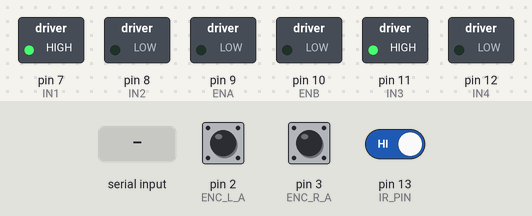
This sketch was run on a simulated Arduino Uno, built with avr-gcc and run on an emulated ATmega328P. On the bench: switched loads named in the sketch (green lamp = pin HIGH). The test bench sets the inputs (shaded band); at power-on: pin 2 (ENC_L_A) HIGH, pin 3 (ENC_R_A) HIGH, pin 13 (IR_PIN) HIGH. What the sketch prints to the serial monitor is not drawn.

Above: at 1.2 s.
1.3 s: "M 45\n" received over Serial
Timing chart, 0 to 4.3 s (numbered marks = the images above; inputs shaded):
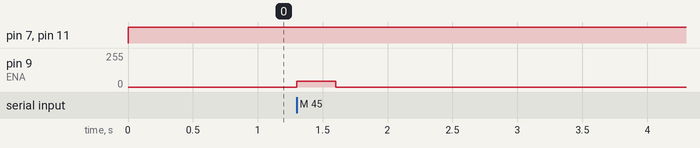

Measured:
- after the input at 1.3 s, pin 9 (ENA): 0/255 → 45/255 at once, → 0/255 0.30 s later

The sketch:

motor_fw.ino
```cpp
// Arduino Uno 모터+엔코더+빈IR 펌웨어 (Jetson Option B)
// 시리얼 프로토콜 @115200:
//   Jetson -> Uno:  "M <left_pwm> <right_pwm>\n"   (-255..255)
//   Uno -> Jetson:  "E <left_ticks> <right_ticks> <ir>\n"  (20ms마다)
//                    ir = IR 핀 raw 값 (모듈 대부분 감지 시 0/LOW —
//                    해석은 motor_bridge 의 ir_active_low 파라미터가 담당)

const uint8_t ENC_L_A = 2, ENC_L_B = 4;    // 왼쪽 엔코더 (A는 INT0)
const uint8_t ENC_R_A = 3, ENC_R_B = 5;    // 오른쪽 엔코더 (A는 INT1)
const uint8_t ENA = 9,  IN1 = 7,  IN2 = 8;    // 왼쪽 모터 (L298N) — 실배선 반영
const uint8_t ENB = 10, IN3 = 11, IN4 = 12;   // 오른쪽 모터 — 실배선 반영
const uint8_t IR_PIN = 13;                    // 빈 안쪽 IR (빔차단형, 실배선 D13 — 2026-07-18)

volatile long ticksL = 0, ticksR = 0;

void isrL() { if (digitalRead(ENC_L_B)) ticksL++; else ticksL--; }
// 오른쪽 모터는 좌우 대칭 장착 → 전진 시 회전 방향이 반대이므로 부호 반전(전진=증가 유지)
void isrR() { if (digitalRead(ENC_R_B)) ticksR--; else ticksR++; }

void setMotor(uint8_t en, uint8_t inA, uint8_t inB, int pwm) {
  bool fwd = pwm >= 0;
  pwm = constrain(abs(pwm), 0, 255);
  digitalWrite(inA, fwd);
  digitalWrite(inB, !fwd);
  analogWrite(en, pwm);
}

long cmdL = 0, cmdR = 0;
unsigned long lastReport = 0, lastCmd = 0;

void setup() {
  Serial.begin(115200);
  Serial.setTimeout(20);   // readStringUntil 1s 기본 블로킹 제거 (워치독 반응성)
  pinMode(ENC_L_A, INPUT_PULLUP); pinMode(ENC_L_B, INPUT_PULLUP);
  pinMode(ENC_R_A, INPUT_PULLUP); pinMode(ENC_R_B, INPUT_PULLUP);
  pinMode(ENA, OUTPUT); pinMode(IN1, OUTPUT); pinMode(IN2, OUTPUT);
  pinMode(ENB, OUTPUT); pinMode(IN3, OUTPUT); pinMode(IN4, OUTPUT);
  pinMode(IR_PIN, INPUT_PULLUP);   // 오픈컬렉터 모듈 대비 풀업 (미연결=1 로 읽힘)
  attachInterrupt(digitalPinToInterrupt(ENC_L_A), isrL, RISING);
  attachInterrupt(digitalPinToInterrupt(ENC_R_A), isrR, RISING);
}

void loop() {
  // ---- 명령 수신 ----
  if (Serial.available()) {
    String line = Serial.readStringUntil('\n');
    if (line.length() && line[0] == 'M') {
      int s1 = line.indexOf(' ');
      int s2 = line.indexOf(' ', s1 + 1);
      cmdL = line.substring(s1 + 1, s2).toInt();
      cmdR = line.substring(s2 + 1).toInt();
      lastCmd = millis();
    }
  }
  // ---- 안전장치: 300ms 명령 없으면 정지 ----
  if (millis() - lastCmd > 300) { cmdL = cmdR = 0; }

  setMotor(ENA, IN1, IN2, cmdL);
  setMotor(ENB, IN3, IN4, cmdR);

  // ---- 엔코더 회신 (20ms마다) ----
  if (millis() - lastReport >= 20) {
    lastReport = millis();
    long l, r;
    noInterrupts(); l = ticksL; r = ticksR; interrupts();
    Serial.print("E "); Serial.print(l); Serial.print(' '); Serial.print(r);
    Serial.print(' '); Serial.println(digitalRead(IR_PIN));
  }
}
```
